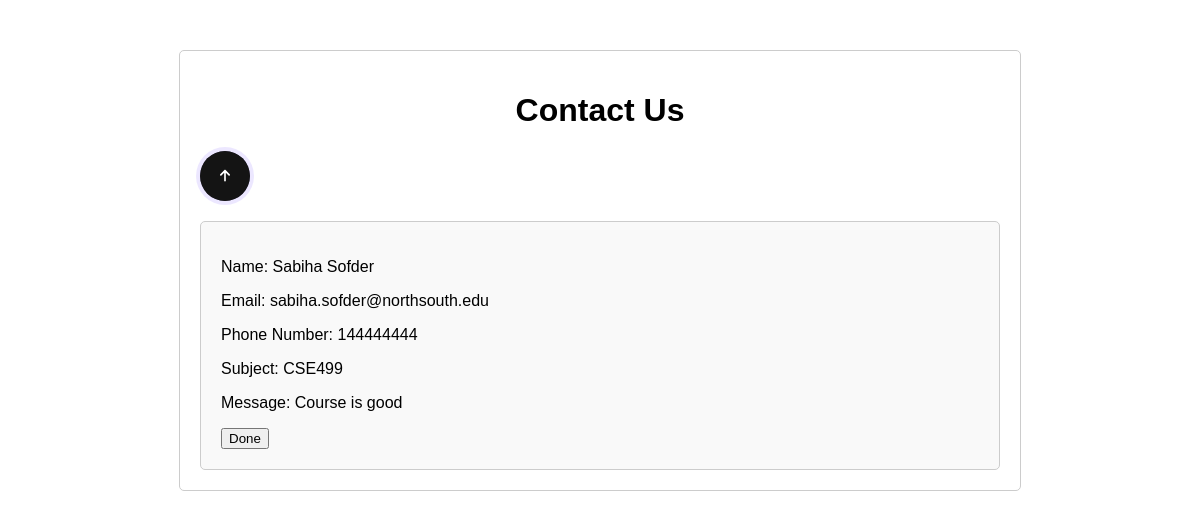
The app's page /displayContact/, older data.
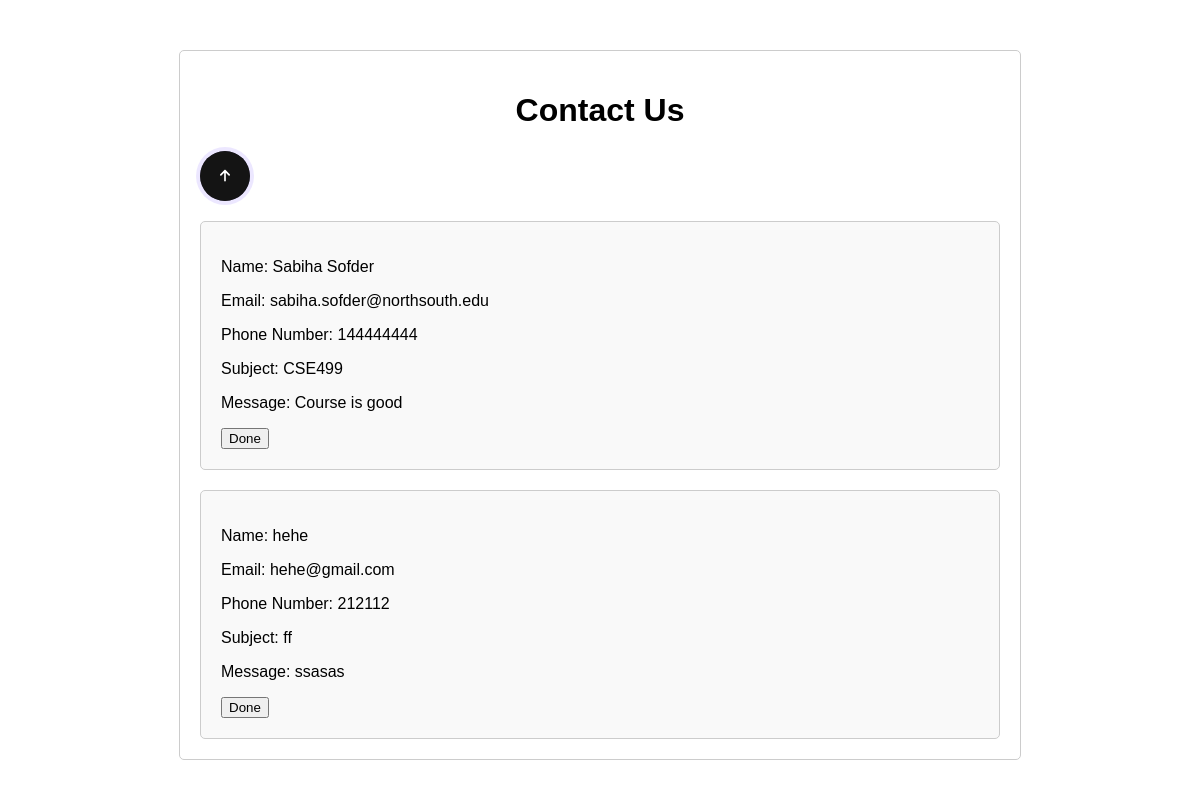
The same page, newer data.
### myapp/models.py (models this page shows)
class contactUs(models.Model) :
    contactFullName = models.CharField(max_length=50)
    contactEmail = models.CharField(max_length=50)
    contactPhoneNumber = models.IntegerField()
    contactSubject = models.CharField(max_length=50)
    contactMessage = models.TextField()

### myapp/views.py (the view)
# urls.py: path('displayContact/', views.displayContactView, name = "displayContact"),
def displayContactView(request):
    contacts = contactUsModel.objects.filter()
    args = {
        "contacts": contacts,
    }
    return render(request, "contactAdmin.html",args)

### templates/contactAdmin.html (shortened to what this page needs)
{% load static %}
<!DOCTYPE html>
<html lang="en">
<head>
</head>
<body>
    <div class="container">
        <h1>Contact Us</h1>
        <a href="{% url 'dashboard' %}" class="button">
            <button class="button">
                <svg class="svgIcon" viewBox="0 0 384 512">
                  <path
                    d="M214.6 41.4c-12.5-12.5-32.8-12.5-45.3 0l-160 160c-12.5 12.5-12.5 32.8 0 45.3s32.8 12.5 45.3 0L160 141.2V448c0 17.7 14.3 32 32 32s32-14.3 32-32V141.2L329.4 246.6c12.5 12.5 32.8 12.5 45.3 0s12.5-32.8 0-45.3l-160-160z"
                  ></path>
                </svg>
            </button>
        </a>
        {% for i in contacts %}
        <div class="message">
            <p>Name: {{i.contactFullName}} </p>
            <p>Email: {{i.contactEmail}}</p>
            <p>Phone Number: {{i.contactPhoneNumber}}</p>
            <p>Subject: {{i.contactSubject}}</p>
            <p>Message: {{i.contactMessage}}</p>
            <form action="{% url 'deleteContact' i.id %}" method="POST">
                <input type="submit" name="track" value="Done">
            </form>
        </div>
        {% endfor %}
    </div>
</body>
</html>

Row changes from the older to the newer data that the page shows:
added contactUs: contactFullName "hehe", contactEmail "hehe@gmail.com", contactPhoneNumber "212112", contactSubject "ff", contactMessage "ssasas"
